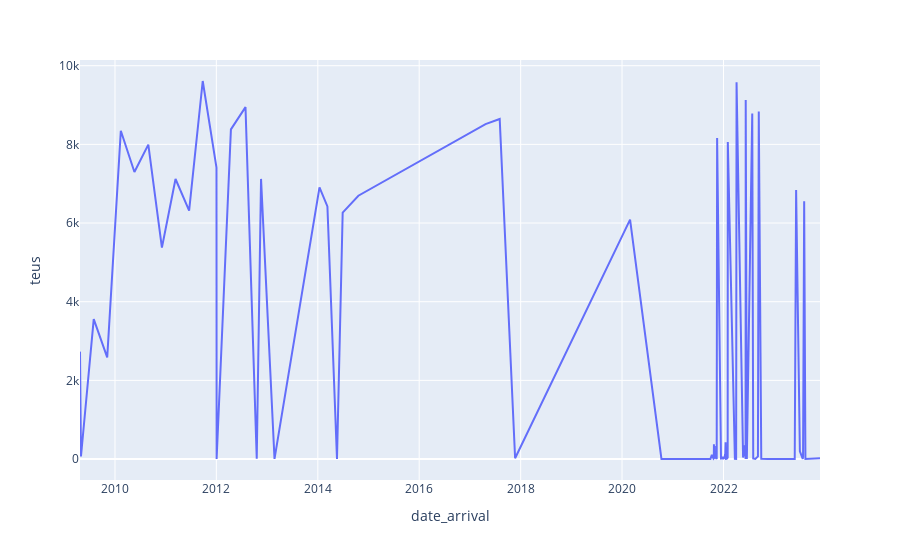

Write notebook code for a chart like this one.
### Code cell
px.line(data_frame=la_df.sort('date_arrival'), x='date_arrival', y='teus')
